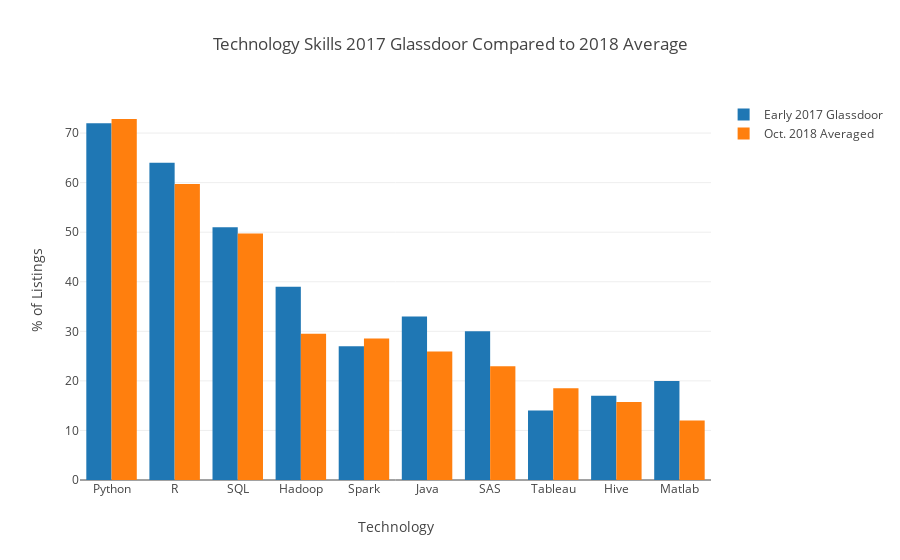

The notebook cell saved with this chart:
### Code cell
avg = go.Bar(x=df_gd.index, y=df_gd['avg_percent'], name="Oct. 2018 Averaged")
gd = go.Bar(x=df_gd.index, y=df_gd['gd_percent'], name="Early 2017 Glassdoor")


data = [gd, avg]

layout = go.Layout(
    barmode='group',
    title="Technology Skills 2017 Glassdoor Compared to 2018 Average",
    xaxis={'title': 'Technology'},
    yaxis={'title': '% of Listings'},
)

fig = go.Figure(data=data, layout=layout)
py.iplot(fig)

### Figure 1 — Plotly figure (JSON) as saved in the notebook; plotly's stock layout.template omitted (floating-point values rounded to 4 significant figures)
{"data": [{"name": "Early 2017 Glassdoor", "x": ["Python", "R", "SQL", "Hadoop", "Spark", "Java", "SAS", "Tableau", "Hive", "Matlab"], "y": [72, 64, 51, 39, 27, 33, 30, 14, 17, 20], "type": "bar", "uid": "05b24bbe-d088-11e8-a165-11ced18b9a9b"}, {"name": "Oct. 2018 Averaged", "x": ["Python", "R", "SQL", "Hadoop", "Spark", "Java", "SAS", "Tableau", "Hive", "Matlab"], "y": [72.84, 59.74, 49.76, 29.51, 28.55, 25.95, 22.96, 18.51, 15.76, 11.98], "type": "bar", "uid": "05b24ed4-d088-11e8-a165-11ced18b9a9b"}], "layout": {"barmode": "group", "title": "Technology Skills 2017 Glassdoor Compared to 2018 Average", "xaxis": {"title": "Technology"}, "yaxis": {"title": "% of Listings"}}}
